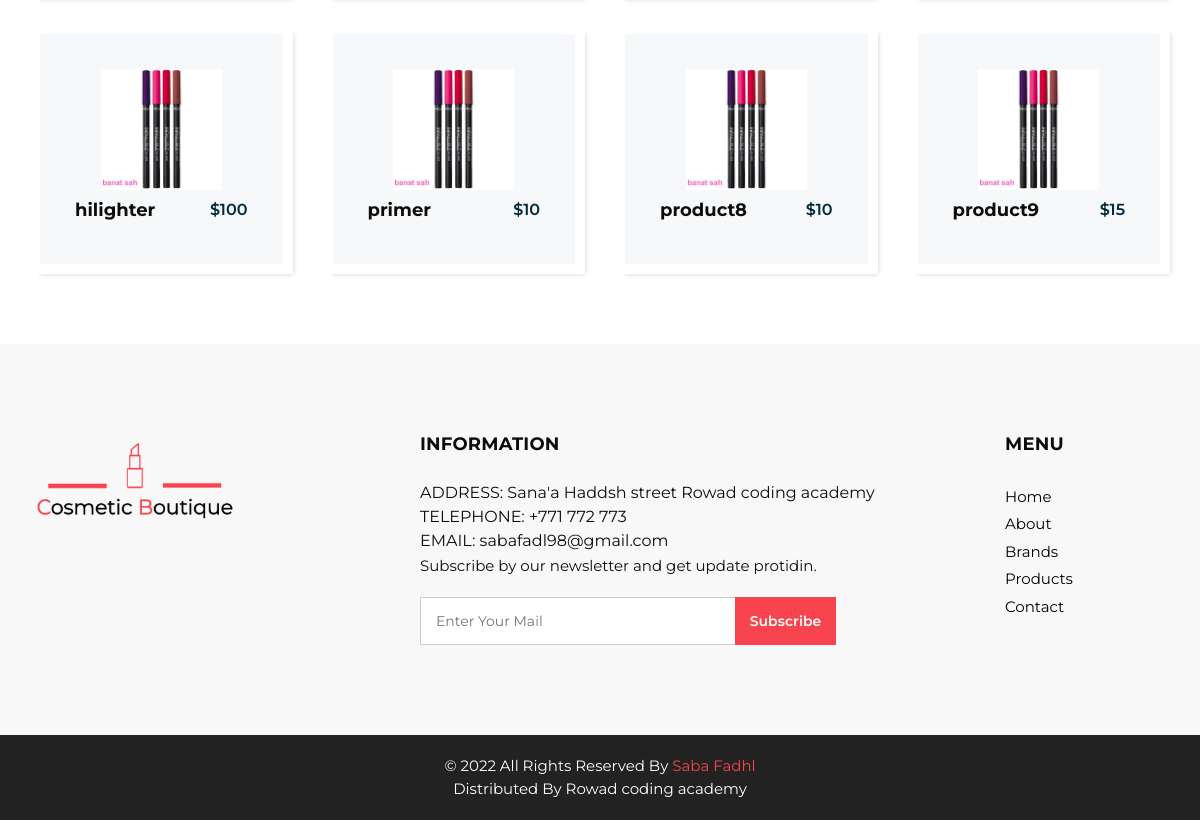
/products/ (lower part), run on an earlier commit of the app's database.
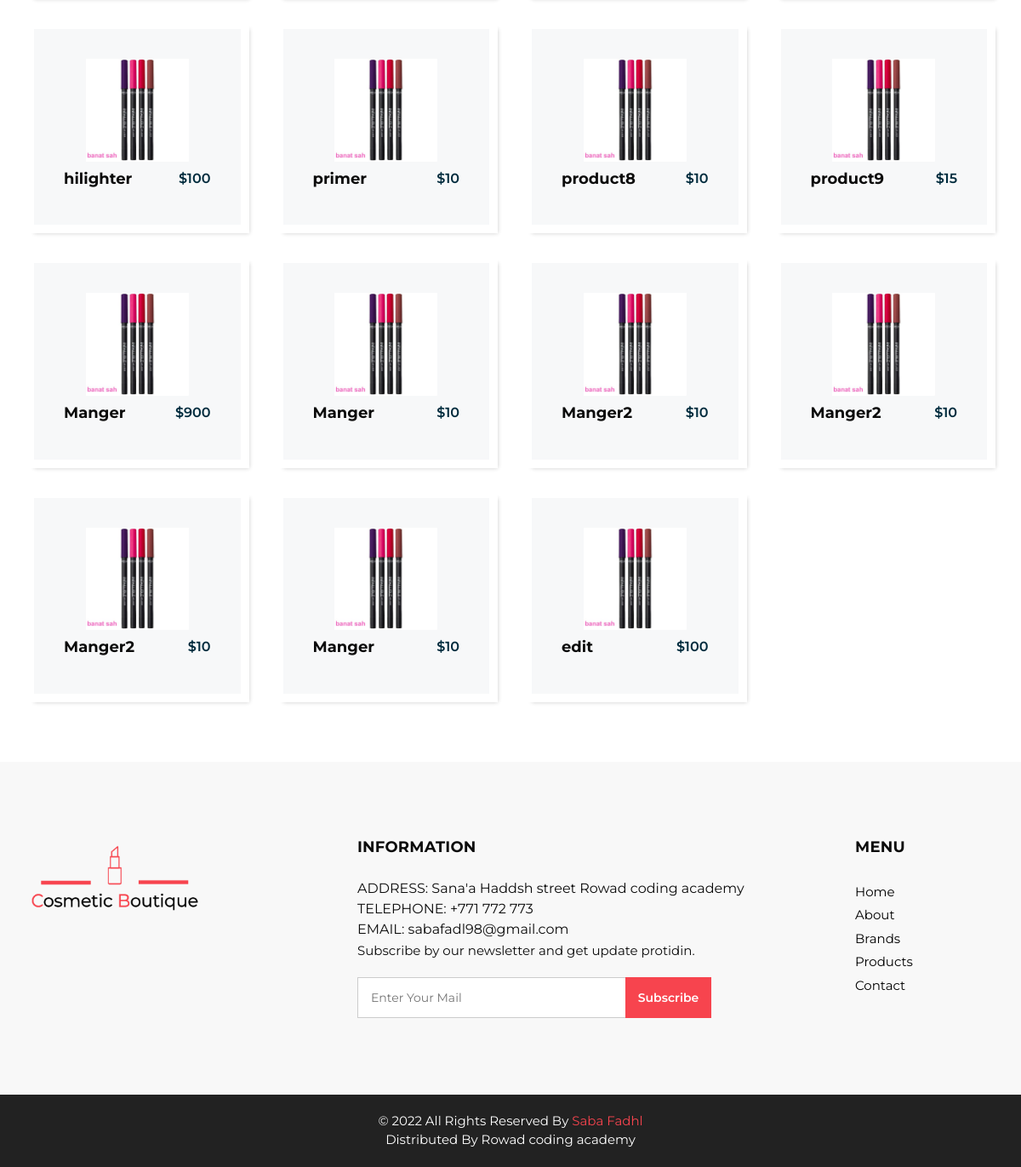
And on a later commit of the database.
### makeup/models.py (models this page shows, shortened)
class Products(models.Model):
    name=models.CharField(max_length=50)
    kind=models.CharField(max_length=50)
    descreption=models.TextField(null=True)
    expir_date=models.DateField(null=True)
    price=models.PositiveIntegerField(default=10, validators=[MinValueValidator(5)])
    brand=models.ForeignKey(Brand,on_delete=models.CASCADE,null=True)

### makeup/views.py (the view)
# urls.py: path('products/',ProductsList.as_view(),name="products"),
class ProductsList(ListView):
    model = Products
    context_object_name = 'products'
    template_name = 'makeup/products.html'

### makeup/templates/makeup/products.html (shortened to what this page needs)
{% extends 'makeup/base.html' %}
{% load static %}
   {%block content%}
      <section class="product_section layout_padding">
         <div class="container">
            <div class="row">
               {%for product in products%}
               <div class="col-sm-6 col-md-4 col-lg-3">
                  <div class="box">
                     <div class="img-box">
                        <img src="{%static 'images/p2.png'%}" alt="">
                     </div>
                     <div class="detail-box">
                        <h5>
                           {{product.name}}
                        </h5>
                        <h6>
                           ${{product.price}}
                        </h6>
                     </div>
                  </div>
               </div>
               {% endfor %}
         </div>
         </div>
      </section>
      {%endblock content%}

What changed in the data, as far as the page shows it:
added Products: name "Manger", price "900"
added Products: name "Manger", price "10"
added Products: name "Manger2", price "10"
added Products: name "Manger2", price "10"
added Products: name "Manger2", price "10"
added Products: name "Manger", price "10"
added Products: name "edit", price "100"
